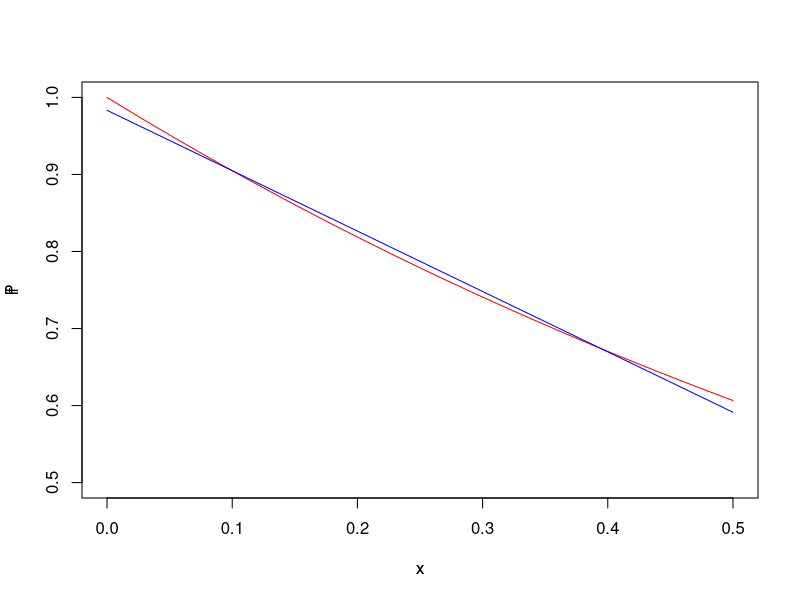

Recreate this plot in R.
x = seq(0,0.5,by = 0.01)
f = exp(-x)

A = matrix(c(length(x),sum(x),sum(x),sum(x^2)),2,2)
B = matrix(c(sum(f),sum(x*f)),2,1)
C = solve(A,B)

P = C[1] + C[2] * x

plot(x,f,"l",xlim = c(0,0.5),ylim=c(0.5,1),col = "red")
par(new=T)
plot(x,P,"l",xlim = c(0,0.5),ylim=c(0.5,1),col = "blue",axes = F)
